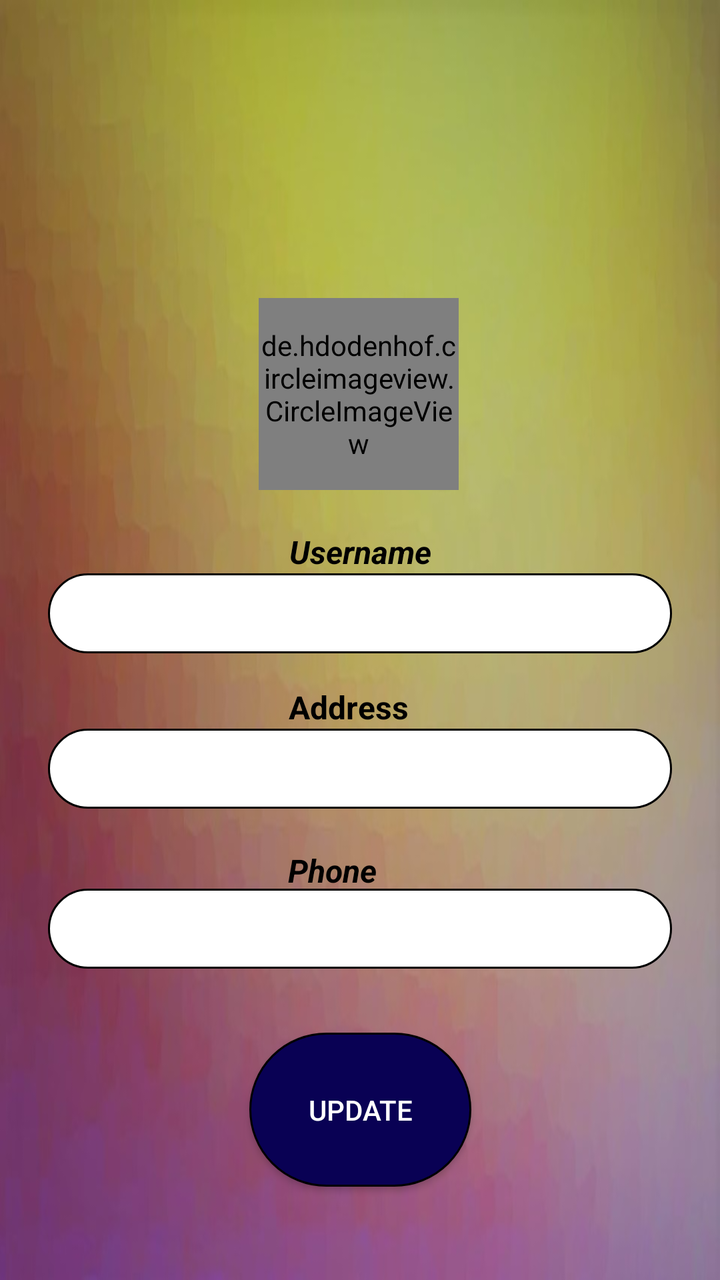
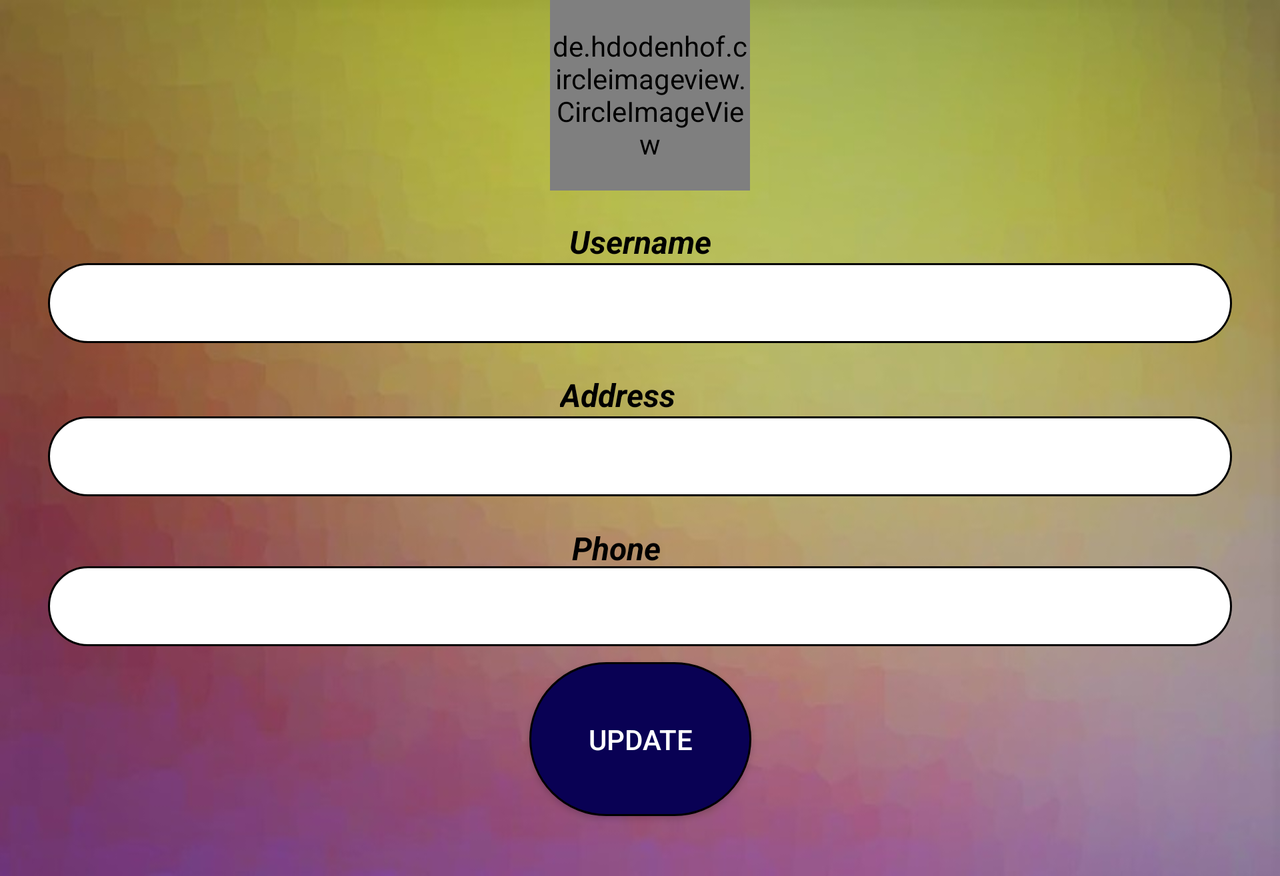

Two renders of one Android screen. The first uses the default layout on a phone; the second uses the alternative layout the repository ships for a different screen configuration, on a matching device. The two XML files are below.
<!-- AndroidManifest.xml: application theme Theme.Atlas -->
<!-- res/layout/activity_profile.xml -->
<?xml version="1.0" encoding="utf-8"?>
<ScrollView
    xmlns:android="http://schemas.android.com/apk/res/android"
    android:id="@+id/scrollView"
    android:layout_width="match_parent"
    android:layout_height="match_parent"
    android:fillViewport="true"
    >
<androidx.constraintlayout.widget.ConstraintLayout xmlns:android="http://schemas.android.com/apk/res/android"
                                                   xmlns:tools="http://schemas.android.com/tools"
                                                   android:layout_width="match_parent"
                                                   android:layout_height="match_parent"
                                                   android:background="@drawable/backgroundgrey"
                                                   xmlns:app="http://schemas.android.com/apk/res-auto"
                                                   >


    <android.widget.Button
            android:id="@+id/buttonSelectPhotoUpdate"
            android:layout_width="97dp"
            android:layout_height="95dp"
            android:layout_marginTop="150dp"
            android:layout_marginEnd="8dp"
            android:layout_marginLeft="8dp"

            android:textStyle="bold"
            android:background="@drawable/roundidphotoprofile"
            android:textColor="@color/white"
            app:layout_constraintEnd_toEndOf="parent"
            app:layout_constraintHorizontal_bias="0.514"
            app:layout_constraintStart_toStartOf="parent"
            app:layout_constraintTop_toTopOf="parent"/>

    <TextView
        android:id="@+id/usernameTextView"
        android:layout_width="wrap_content"
        android:layout_height="wrap_content"
        android:layout_marginTop="20dp"
        android:text="Username"

        android:textColor="@color/black"
        android:textSize="16sp"
        android:textStyle="bold|italic"
        app:layout_constraintEnd_toEndOf="parent"
        app:layout_constraintStart_toStartOf="parent"
        app:layout_constraintTop_toBottomOf="@+id/buttonSelectPhotoUpdate" />
    <EditText
            android:background="@drawable/rounded_edittext"
            android:id="@+id/usernameEditTextUpdate"
            android:layout_width="0dp"
            android:layout_height="40dp"
            android:layout_marginStart="24dp"
            android:layout_marginEnd="24dp"
            android:ems="10"
            android:textColorHint="@color/black"
            android:inputType="textPersonName"
            android:paddingLeft="16dp"
            app:layout_constraintEnd_toEndOf="parent"
            app:layout_constraintHorizontal_bias="0.0"
            app:layout_constraintStart_toStartOf="parent"
            app:layout_constraintTop_toBottomOf="@+id/usernameTextView"/>

    <TextView
        android:id="@+id/addressTextView"
        android:layout_width="wrap_content"
        android:layout_height="wrap_content"
        android:layout_marginTop="16dp"
        android:text="Address"
        android:textColor="@color/black"
        android:textSize="16sp"
        android:textStyle="bold"


        app:layout_constraintEnd_toEndOf="parent"
        app:layout_constraintHorizontal_bias="0.481"
        app:layout_constraintStart_toStartOf="parent"
        app:layout_constraintTop_toBottomOf="@+id/usernameEditTextUpdate" />
    <EditText
            android:background="@drawable/rounded_edittext"
            android:id="@+id/addressEditTextUpdate"
            android:layout_width="0dp"
            android:layout_height="40dp"
            android:layout_marginStart="24dp"
            android:layout_marginEnd="24dp"
            android:ems="10"
            android:textColorHint="@color/black"
            android:inputType="textPostalAddress"
            android:paddingLeft="16dp"
            app:layout_constraintEnd_toEndOf="parent"
            app:layout_constraintHorizontal_bias="0.0"
            app:layout_constraintStart_toStartOf="parent"
            app:layout_constraintTop_toBottomOf="@+id/addressTextView"/>

    <TextView
        android:id="@+id/phoneTextView"
        android:layout_width="76dp"
        android:layout_height="20dp"
        android:layout_marginTop="20dp"
        android:text="Phone"
        android:textColor="@color/black"
        android:textSize="16sp"
        android:textStyle="bold|italic"
        app:layout_constraintEnd_toEndOf="parent"
        app:layout_constraintHorizontal_bias="0.507"
        app:layout_constraintStart_toStartOf="parent"
        app:layout_constraintTop_toBottomOf="@+id/addressEditTextUpdate" />
    <EditText
            android:background="@drawable/rounded_edittext"
            android:id="@+id/phonenumberEditTextUpdate"
            android:layout_width="0dp"
            android:layout_height="40dp"
            android:layout_marginStart="24dp"
            android:layout_marginEnd="24dp"
            android:ems="10"
            android:textColorHint="@color/black"
            android:inputType="phone"
            android:paddingLeft="16dp"
            app:layout_constraintEnd_toEndOf="parent"
            app:layout_constraintHorizontal_bias="0.0"
            app:layout_constraintStart_toStartOf="parent"
            app:layout_constraintTop_toBottomOf="@+id/phoneTextView"/>
    <android.widget.Button
            android:background="@drawable/buttonback"
            android:textColor="@color/white"
            android:id="@+id/buttonUpdate"
            android:layout_width="111dp"
            android:layout_height="77dp"
            android:text="@string/update_button"
            app:layout_constraintEnd_toEndOf="parent"
            app:layout_constraintStart_toStartOf="parent"
            app:layout_constraintTop_toBottomOf="@+id/phonenumberEditTextUpdate"
            android:layout_marginTop="32dp"/>
    <de.hdodenhof.circleimageview.CircleImageView
            android:id="@+id/imageViewUpdate"
            android:layout_width="100dp"
            android:layout_height="96dp"
            app:layout_constraintBottom_toBottomOf="@+id/buttonSelectPhotoUpdate"
            app:layout_constraintEnd_toEndOf="@+id/buttonSelectPhotoUpdate"
            app:layout_constraintStart_toStartOf="@+id/buttonSelectPhotoUpdate"
            app:layout_constraintTop_toTopOf="@+id/buttonSelectPhotoUpdate" app:layout_constraintHorizontal_bias="0.666"
            app:layout_constraintVertical_bias="1.0">

    </de.hdodenhof.circleimageview.CircleImageView>


</androidx.constraintlayout.widget.ConstraintLayout>
</ScrollView>
<!-- resources referenced by this layout -->
<resources>
  <color name="black">#FF000000</color>
  <color name="white">#FFFFFFFF</color>
  <!-- drawable backgroundgrey: jpg bitmap (drawable, 50360 bytes) -->
  <!-- drawable buttonback (drawable) -->
  <?xml version="1.0" encoding="utf-8"?>
  <shape xmlns:android="http://schemas.android.com/apk/res/android">
      <solid android:color="@color/buttonbackg"></solid>
      <corners android:radius="100dp"></corners>
      <stroke
          android:color="@color/black"
          android:width="1dp"/>
  </shape>
  <!-- drawable rounded_edittext (drawable) -->
  <?xml version="1.0" encoding="utf-8"?>
  <shape xmlns:android="http://schemas.android.com/apk/res/android">
      <solid android:color="@color/white"></solid>
      <corners android:radius="20dp"></corners>
      <stroke
              android:color="@color/black"
              android:width="1dp"/>
  </shape>
  <!-- drawable roundidphotoprofile (drawable) -->
  <?xml version="1.0" encoding="utf-8"?>
  <shape xmlns:android="http://schemas.android.com/apk/res/android">
      <solid android:color="#0000"></solid>
      <corners android:radius="75dp"></corners>
  </shape>
  <string name="update_button">UPDATE</string>
  <style name="Theme.Atlas" parent="Theme.MaterialComponents.DayNight.DarkActionBar">
          
          <item name="colorPrimary">@color/android_bar</item>
          <item name="colorPrimaryVariant">@color/android_bar</item>
          <item name="colorOnPrimary">@color/android_bar</item>
          
          <item name="colorSecondary">@color/teal_200</item>
          <item name="colorSecondaryVariant">@color/teal_700</item>
          <item name="colorOnSecondary">@color/black</item>
          
          <item name="android:statusBarColor" tools:targetApi="l">?attr/colorPrimaryVariant</item>
          
      </style>
  <color name="buttonbackg">#090154</color>
  <color name="android_bar">#14233b</color>
  <color name="teal_200">#FF03DAC5</color>
  <color name="teal_700">#FF018786</color>
</resources>
<!-- res/layout-land/activity_profile.xml (the repository's variant of the layout above) -->
<!-- drawn on the phone turned sideways -->
<?xml version="1.0" encoding="utf-8"?>
<ScrollView
            xmlns:android="http://schemas.android.com/apk/res/android"
    xmlns:app="http://schemas.android.com/apk/res-auto"
    xmlns:tools="http://schemas.android.com/tools"
    android:id="@+id/scrollView"
            android:layout_width="match_parent"
            android:layout_height="match_parent"
            android:fillViewport="true"
    >
    <androidx.constraintlayout.widget.ConstraintLayout
        android:layout_width="match_parent"
                                                       android:layout_height="match_parent"
                                                       android:background="@drawable/backgroundgrey">
        <android.widget.Button
                android:id="@+id/buttonSelectPhotoUpdate"
                android:layout_width="97dp"
                android:layout_height="95dp"
                android:layout_marginTop="0dp"
                android:layout_marginEnd="8dp"
                android:layout_marginLeft="8dp"

                android:textStyle="bold"
                android:background="@drawable/roundidphotoprofile"
                android:textColor="@color/white"
                app:layout_constraintEnd_toEndOf="parent"
                app:layout_constraintHorizontal_bias="0.514"
                app:layout_constraintStart_toStartOf="parent"
                app:layout_constraintTop_toTopOf="parent"/>
        <TextView
                android:id="@+id/usernameTextView"
                android:layout_width="wrap_content"
                android:layout_height="wrap_content"
                android:text="Username"
                android:textColor="@color/black"
                android:textSize="16sp"
                android:textStyle="bold|italic"
                app:layout_constraintEnd_toEndOf="parent"
                app:layout_constraintStart_toStartOf="parent"
                app:layout_constraintTop_toBottomOf="@+id/buttonSelectPhotoUpdate"
                android:layout_marginTop="15dp"/>
        <EditText
                android:background="@drawable/rounded_edittext"
                android:id="@+id/usernameEditTextUpdate"
                android:layout_width="0dp"
                android:layout_height="40dp"
                android:layout_marginStart="24dp"
                android:layout_marginEnd="24dp"
                android:ems="10"
                android:textColorHint="@color/black"
                android:inputType="textPersonName"
                android:paddingLeft="16dp"
                app:layout_constraintEnd_toEndOf="parent"
                app:layout_constraintHorizontal_bias="0.0"
                app:layout_constraintStart_toStartOf="parent"
                app:layout_constraintTop_toBottomOf="@+id/usernameTextView"/>
        <TextView
                android:id="@+id/addressTextView"
                android:layout_width="wrap_content"
                android:layout_height="wrap_content"
                android:text="Address"
                android:textColor="@color/black"
                android:textSize="16sp"
                android:textStyle="bold|italic"
                app:layout_constraintEnd_toEndOf="parent"
                app:layout_constraintStart_toStartOf="parent"
                app:layout_constraintTop_toBottomOf="@+id/usernameEditTextUpdate" android:layout_marginTop="15dp"
                app:layout_constraintHorizontal_bias="0.481"/>
        <EditText
                android:background="@drawable/rounded_edittext"
                android:id="@+id/addressEditTextUpdate"
                android:layout_width="0dp"
                android:layout_height="40dp"
                android:layout_marginStart="24dp"
                android:layout_marginEnd="24dp"
                android:ems="10"
                android:textColorHint="@color/black"
                android:inputType="textPostalAddress"
                android:paddingLeft="16dp"
                app:layout_constraintEnd_toEndOf="parent"
                app:layout_constraintHorizontal_bias="0.0"
                app:layout_constraintStart_toStartOf="parent"
                app:layout_constraintTop_toBottomOf="@+id/addressTextView"/>
        <TextView
                android:id="@+id/phoneTextView"
                android:layout_width="76dp"
                android:layout_height="20dp"
                android:text="Phone"
                android:textColor="@color/black"
                android:textSize="16sp"
                android:textStyle="bold|italic"
                app:layout_constraintEnd_toEndOf="parent"
                app:layout_constraintStart_toStartOf="parent"
                app:layout_constraintTop_toBottomOf="@+id/addressEditTextUpdate"
                android:layout_marginTop="15dp" app:layout_constraintHorizontal_bias="0.507"/>
        <EditText
                android:background="@drawable/rounded_edittext"
                android:id="@+id/phonenumberEditTextUpdate"
                android:layout_width="0dp"
                android:layout_height="40dp"
                android:layout_marginStart="24dp"
                android:layout_marginEnd="24dp"
                android:ems="10"
                android:textColorHint="@color/black"
                android:inputType="phone"
                android:paddingLeft="16dp"
                app:layout_constraintEnd_toEndOf="parent"
                app:layout_constraintHorizontal_bias="0.0"
                app:layout_constraintStart_toStartOf="parent"
                app:layout_constraintTop_toBottomOf="@+id/phoneTextView"/>

        <android.widget.Button
            android:id="@+id/buttonUpdate"
            android:layout_width="111dp"
            android:layout_height="77dp"
            android:layout_marginTop="8dp"
            android:layout_marginBottom="30dp"
            android:background="@drawable/buttonback"
            android:text="@string/update_button"
            android:textColor="@color/white"
            app:layout_constraintBottom_toBottomOf="parent"
            app:layout_constraintEnd_toEndOf="parent"
            app:layout_constraintStart_toStartOf="parent"
            app:layout_constraintTop_toBottomOf="@+id/phonenumberEditTextUpdate" />
        <de.hdodenhof.circleimageview.CircleImageView
                android:id="@+id/imageViewUpdate"
                android:layout_width="100dp"
                android:layout_height="96dp"
                app:layout_constraintBottom_toBottomOf="@+id/buttonSelectPhotoUpdate"
                app:layout_constraintEnd_toEndOf="@+id/buttonSelectPhotoUpdate"
                app:layout_constraintStart_toStartOf="@+id/buttonSelectPhotoUpdate"
                app:layout_constraintTop_toTopOf="@+id/buttonSelectPhotoUpdate" app:layout_constraintHorizontal_bias="0.0"
                app:layout_constraintVertical_bias="1.0">

        </de.hdodenhof.circleimageview.CircleImageView>


    </androidx.constraintlayout.widget.ConstraintLayout>
</ScrollView>
